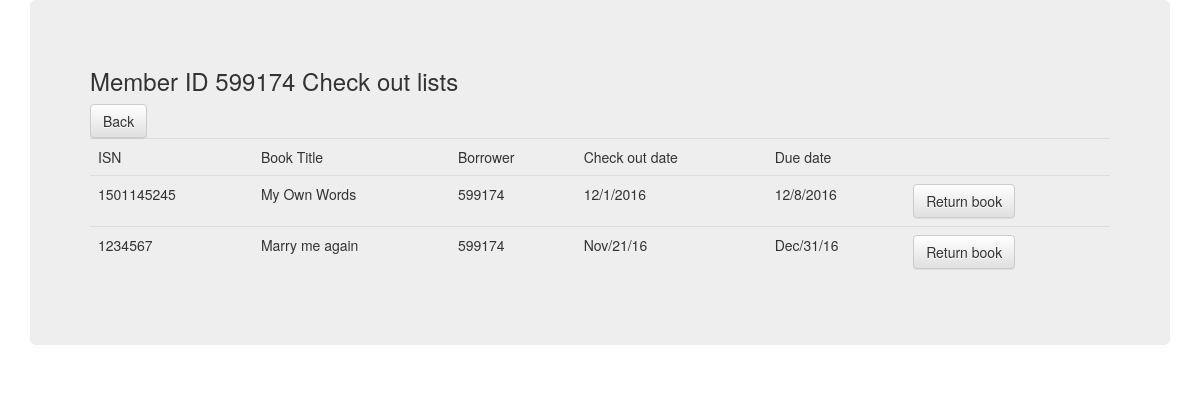
The page /mingyuanDB/searchcheckout.php?member_id=599174 on the database its author committed.
### tables this page shows
CREATE TABLE `check_outs` (
  `serial_number` int(11) NOT NULL,
  `member_id` int(11) NOT NULL,
  `check_out_date` varchar(40) NOT NULL,
  `due_date` varchar(40) NOT NULL
);

CREATE TABLE `book` (
  `book_id` int(11) NOT NULL,
  `Author_id` int(11) NOT NULL,
  `publisher_id` int(11) NOT NULL,
  `subject_id` int(100) NOT NULL,
  `title` varchar(100) NOT NULL,
  `year` int(11) NOT NULL
);

### mingyuanDB/searchcheckout.php (the view, shortened to what this page needs)
<!DOCTYPE html PUBLIC "-//W3C//DTD XHTML 1.0 Transitional//EN" "http://www.w3.org/TR/xhtml1/DTD/xhtml1-transitional.dtd">
<html xmlns="http://www.w3.org/1999/xhtml">
<head>
    <link rel="stylesheet" href="https://maxcdn.bootstrapcdn.com/bootstrap/3.3.6/css/bootstrap.min.css" />
    <link rel="stylesheet" href="https://maxcdn.bootstrapcdn.com/bootstrap/3.3.6/css/bootstrap-theme.min.css" />
</head>
<div class="container">
    <div class="jumbotron">
        <?php
require 'database/connect.php';
$member_id = $_REQUEST['member_id'];
$sql = "select * from check_outs,copy,book where book.book_id = copy.book_id and copy.serial_number = check_outs.serial_number and member_id = '$member_id'";
$result = mysqli_query($conn,$sql);
echo "<h3>Member ID ".$member_id." Check out lists</h3>";
echo "<a href='employeeIndex.php'><button class='btn btn-default'>Back</button></a>";
if (mysqli_num_rows($result) == 0){
    echo "<p>No checkouts</p>";
    mysqli_free_result($result);
    mysqli_close($conn);
}
else{
    echo "<table class='table'>";
    echo        "<tr><td>ISN</td><td>Book Title</td><td>Borrower</td><td>Check out date</td><td>Due date</td><td></td></tr>";
    while($row = $result->fetch_assoc()) {
		echo "<form action='returnbook.php' method='post'><input type='text' name='serial_number' style='display:none;' value=".$row["serial_number"]." />";
        echo "<tr><td>" .
        $row["book_id"]. " </td><td> " .
        $row["title"]. "</td><td>".
        $row["member_id"]. "</td><td>".
        $row["check_out_date"]. "</td><td>" .
        $row["due_date"].  "</td><td>".
        "<button type='submit' class='btn btn-default'>Return book</button>"."</td><tr>";
		echo "</form>";
    }
    echo  "</table>";
}
        ?>
    </div>
</div>
</html>

### rows shown on the page
check_outs: book.book_id "1501145245", book.title "My Own Words", member "599174", check_out_date "12/1/2016", due_date "12/8/2016"
check_outs: book.book_id "1234567", book.title "Marry me again", member "599174", check_out_date "Nov/21/16", due_date "Dec/31/16"

### other values the page prints
$member_id "599174"
